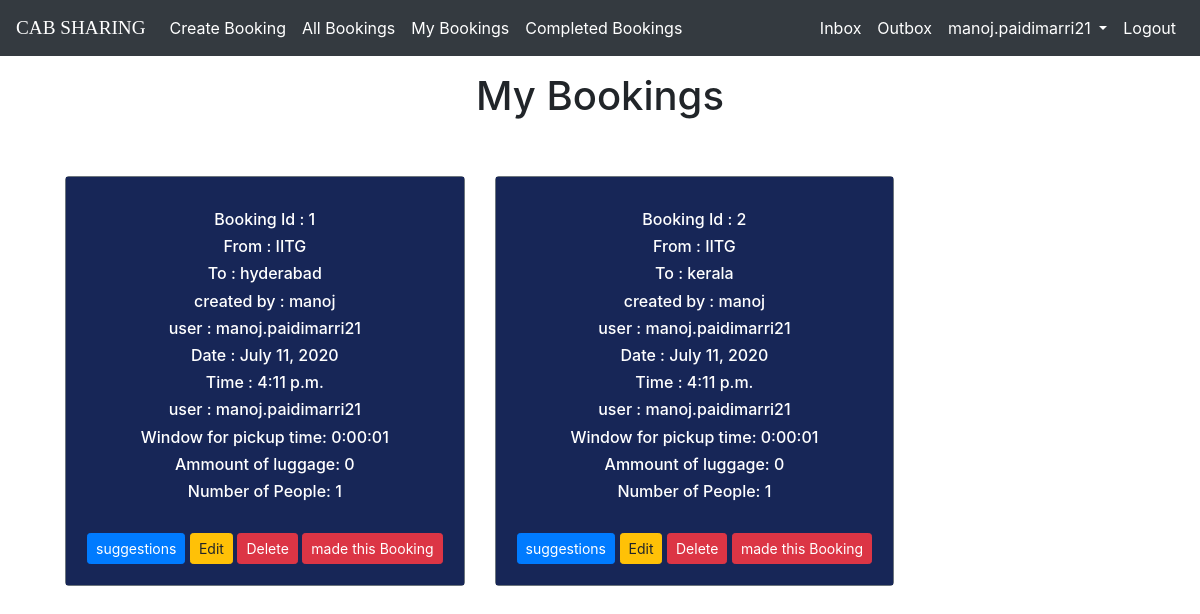
Page /core/myBookings/ (signed in) on the committed database.
### core/models.py (models this page shows, shortened)
class Booking(models.Model):
    user =  models.ForeignKey(settings.AUTH_USER_MODEL,default=1,on_delete=models.CASCADE)
    created_by=models.CharField(max_length=50)
    pick_up_point=models.CharField(max_length=250)
    destination=models.CharField(max_length=250)
    booked = models.BooleanField(default=False)
    date=models.DateField()
    time=models.TimeField()
    window_for_pickup_time=models.DurationField()
    ammount_of_luggage=models.IntegerField(validators =[validate_luggage], default=0)
    number_of_people=models.IntegerField(validators =[validate_people], default=1)

### core/views.py (the view)
# urls.py: path('myBookings/',views.MyBookingsListView,name='myBookings'),
def MyBookingsListView(request):
    a=Booking.objects.filter(user=request.user)
    b=Booking.objects.all()
    object_list=[]
    if (b and a):
        for c in b:
            if((not c.booked) and c.user==a[0].user ):
                object_list.append(c)
    return render(request,'core/myBookings_lv.html',{'object_list':object_list})

### core/templates/core/myBookings_lv.html (shortened to what this page needs)
{% extends 'core/base_Booking.html' %}
{% block content %}
<br><br><br>
<div class="text-center">
  <h1>My Bookings</h1>
</div>
<br><br>
<div class="col-lg-12 text-center" style='padding-left: 50px;padding-right: 50px; '>
  <div class="container text-center">
    <div class="row">
      <div class="card-group ">
  {%if object_list%}
        {% for Booking in object_list %}
        <div class="col-lg-6 col-md-6">
          <div class="card text-white border-secondary mx-auto mb-5 w-100" style='background-color:rgb(23, 38, 87); '>
              <div class="card-body" style='border: 1px solid rgb(23, 38, 87) '>
                <div class="card-text">
                  <h6>Booking Id : {{Booking.id}}</h6>
                  <h6>From : {{Booking.pick_up_point}}</h6>
                  <h6>To : {{Booking.destination}}</h6>
                  <h6>created by : {{Booking.created_by}}</h6>
                  <h6>user : {{Booking.user.username}}</h6>
                  <h6>Date : {{Booking.date}}</h6>
                  <h6>Time : {{Booking.time}}</h6>
                  <h6>user : {{Booking.user.username}}</h6>
                  <h6>Window for pickup time: {{Booking.window_for_pickup_time}}</h6>
                  <h6>Ammount of luggage: {{Booking.ammount_of_luggage}}</h6>
                  <h6>Number of People: {{Booking.number_of_people}}</h6>
                  <br>
                  <div class="card-link">
                    <a href="{% url 'core:Bookingsuggestions' Booking.pk %}" class='btn btn-primary btn-sm '>suggestions</a>
                    <a href="{% url 'core:changeBooking' Booking.pk %}" class='btn btn-warning btn-sm '>Edit</a>
                    <a href="{% url 'core:myBookingsdelete' Booking.pk %}" class='btn btn-danger btn-sm '>Delete</a>
                    <a href="{% url 'core:booked' Booking.pk %}" class='btn btn-danger btn-sm '>made this Booking</a>
                  </div>
                </div>
              </div>
            </div>
          </div>
          {% endfor %}
{%else%}
  <h1 class='mt-5' style="text-align:center; color:#00796b;" id='no_Booking'>No Bookings</h1>
{%endif%}
          </div>
        </div>
      </div>
    </div>
{% endblock %}

### core/templates/core/base_Booking.html (shortened to what this page needs)
<!doctype html>
{% load static %}
<html lang="en">
<head>
  <link rel="stylesheet" href="https://stackpath.bootstrapcdn.com/bootstrap/4.4.1/css/bootstrap.min.css">
</head>
<body>
  <nav class="navbar fixed-top navbar-expand-lg navbar-dark bg-dark">
    <a class="navbar-brand" style="font-family:'Monoton', cursive; font-size:1.2em;" href="{% url 'core:myBookings' %}">CAB SHARING</a>
    <ul class='navbar-nav mx-auto'>
      <li class="nav-item active"><a class="nav-link" href="{% url 'core:Booking' %}">Create Booking</a></li>
      <li class="nav-item active"><a class="nav-link" href="{% url 'core:allBookings' %}">All Bookings</a></li>
      {% if user.is_authenticated %}
      <li class="nav-item active"><a class="nav-link" href="{% url 'core:myBookings' %}">My Bookings</a></li>
      <li class="nav-item active"><a class="nav-link" href="{% url 'core:mydoneBookings' %}">Completed Bookings</a></li>
      {% endif %}
    </ul>
    <div class="collapse navbar-collapse" id="navbarSupportedContent">
      <ul class="navbar-nav ml-auto">
        {% if user.is_authenticated %}
        <li class="nav-item active">
            <a class="nav-link" href="{% url 'core:inbox'  %}">Inbox<span class="sr-only">(current)</span></a>
         </li>
         <li class="nav-item active">
             <a class="nav-link" href="{% url 'core:outbox'  %}">Outbox<span class="sr-only">(current)</span></a>
          </li>
        <li class="nav-item dropdown active">
          <a class="nav-link dropdown-toggle" href="#" id="navbarDropdown" role="button" data-toggle="dropdown" aria-haspopup="true" aria-expanded="false">
            {{request.user.username}}
          </a>
        </li>
        <li class="nav-item active">
          <a class="nav-link" href="{% url 'core:logout' %}">Logout<span class="sr-only">(current)</span></a>
        </li>
        {% endif %}
      </ul>
    </div>
  </nav>
  {% block content %}
  {% endblock %}
</body>
</html>

### rows in the picture
Booking: id "1", pick_up_point "IITG", destination "hyderabad", created_by "manoj", user.username "manoj.paidimarri21", date "July 11, 2020", time "4:11 p.m.", window_for_pickup_time "0:00:01", ammount_of_luggage "0", number_of_people "1"
Booking: id "2", pick_up_point "IITG", destination "kerala", created_by "manoj", user.username "manoj.paidimarri21", date "July 11, 2020", time "4:11 p.m.", window_for_pickup_time "0:00:01", ammount_of_luggage "0", number_of_people "1"

### other values in the picture
{{ request.user.username }} "manoj.paidimarri21"
